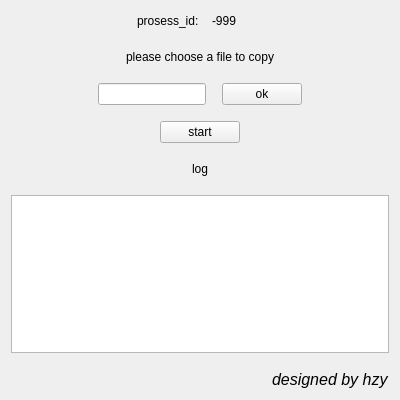
<?xml version="1.0" encoding="UTF-8"?>
<ui version="4.0">
 <class>widget_child1</class>
 <widget class="QWidget" name="widget_child1">
  <property name="geometry">
   <rect>
    <x>0</x>
    <y>0</y>
    <width>400</width>
    <height>400</height>
   </rect>
  </property>
  <property name="windowTitle">
   <string>process_child_read</string>
  </property>
  <layout class="QVBoxLayout" name="verticalLayout">
   <property name="spacing">
    <number>16</number>
   </property>
   <item>
    <layout class="QHBoxLayout" name="horizontalLayout_7">
     <item>
      <spacer name="horizontalSpacer_10">
       <property name="orientation">
        <enum>Qt::Horizontal</enum>
       </property>
       <property name="sizeHint" stdset="0">
        <size>
         <width>40</width>
         <height>20</height>
        </size>
       </property>
      </spacer>
     </item>
     <item>
      <layout class="QHBoxLayout" name="horizontalLayout" stretch="1,1">
       <property name="spacing">
        <number>13</number>
       </property>
       <property name="leftMargin">
        <number>0</number>
       </property>
       <item>
        <widget class="QLabel" name="label">
         <property name="text">
          <string>prosess_id:</string>
         </property>
        </widget>
       </item>
       <item>
        <widget class="QLabel" name="label_2">
         <property name="text">
          <string>-999</string>
         </property>
        </widget>
       </item>
      </layout>
     </item>
     <item>
      <spacer name="horizontalSpacer_11">
       <property name="orientation">
        <enum>Qt::Horizontal</enum>
       </property>
       <property name="sizeHint" stdset="0">
        <size>
         <width>40</width>
         <height>20</height>
        </size>
       </property>
      </spacer>
     </item>
    </layout>
   </item>
   <item>
    <layout class="QHBoxLayout" name="horizontalLayout_2">
     <item>
      <spacer name="horizontalSpacer">
       <property name="orientation">
        <enum>Qt::Horizontal</enum>
       </property>
       <property name="sizeHint" stdset="0">
        <size>
         <width>40</width>
         <height>20</height>
        </size>
       </property>
      </spacer>
     </item>
     <item>
      <widget class="QLabel" name="label_choose">
       <property name="text">
        <string>please choose a file to copy</string>
       </property>
      </widget>
     </item>
     <item>
      <spacer name="horizontalSpacer_2">
       <property name="orientation">
        <enum>Qt::Horizontal</enum>
       </property>
       <property name="sizeHint" stdset="0">
        <size>
         <width>40</width>
         <height>20</height>
        </size>
       </property>
      </spacer>
     </item>
    </layout>
   </item>
   <item>
    <layout class="QHBoxLayout" name="horizontalLayout_3">
     <item>
      <spacer name="horizontalSpacer_3">
       <property name="orientation">
        <enum>Qt::Horizontal</enum>
       </property>
       <property name="sizeHint" stdset="0">
        <size>
         <width>40</width>
         <height>20</height>
        </size>
       </property>
      </spacer>
     </item>
     <item>
      <widget class="QLineEdit" name="lineEdit_filename"/>
     </item>
     <item>
      <widget class="QPushButton" name="pushButton_2">
       <property name="text">
        <string>ok</string>
       </property>
      </widget>
     </item>
     <item>
      <spacer name="horizontalSpacer_4">
       <property name="orientation">
        <enum>Qt::Horizontal</enum>
       </property>
       <property name="sizeHint" stdset="0">
        <size>
         <width>40</width>
         <height>20</height>
        </size>
       </property>
      </spacer>
     </item>
    </layout>
   </item>
   <item>
    <layout class="QHBoxLayout" name="horizontalLayout_4">
     <item>
      <spacer name="horizontalSpacer_5">
       <property name="orientation">
        <enum>Qt::Horizontal</enum>
       </property>
       <property name="sizeHint" stdset="0">
        <size>
         <width>40</width>
         <height>20</height>
        </size>
       </property>
      </spacer>
     </item>
     <item>
      <widget class="QPushButton" name="pushButton">
       <property name="text">
        <string>start</string>
       </property>
      </widget>
     </item>
     <item>
      <spacer name="horizontalSpacer_6">
       <property name="orientation">
        <enum>Qt::Horizontal</enum>
       </property>
       <property name="sizeHint" stdset="0">
        <size>
         <width>40</width>
         <height>20</height>
        </size>
       </property>
      </spacer>
     </item>
    </layout>
   </item>
   <item>
    <layout class="QHBoxLayout" name="horizontalLayout_6">
     <item>
      <spacer name="horizontalSpacer_8">
       <property name="orientation">
        <enum>Qt::Horizontal</enum>
       </property>
       <property name="sizeHint" stdset="0">
        <size>
         <width>40</width>
         <height>20</height>
        </size>
       </property>
      </spacer>
     </item>
     <item>
      <widget class="QLabel" name="label_3">
       <property name="text">
        <string>log</string>
       </property>
      </widget>
     </item>
     <item>
      <spacer name="horizontalSpacer_9">
       <property name="orientation">
        <enum>Qt::Horizontal</enum>
       </property>
       <property name="sizeHint" stdset="0">
        <size>
         <width>40</width>
         <height>20</height>
        </size>
       </property>
      </spacer>
     </item>
    </layout>
   </item>
   <item>
    <widget class="QTextBrowser" name="textBrowser"/>
   </item>
   <item>
    <layout class="QHBoxLayout" name="horizontalLayout_5">
     <item>
      <spacer name="horizontalSpacer_7">
       <property name="orientation">
        <enum>Qt::Horizontal</enum>
       </property>
       <property name="sizeHint" stdset="0">
        <size>
         <width>40</width>
         <height>20</height>
        </size>
       </property>
      </spacer>
     </item>
     <item>
      <widget class="QLabel" name="label_designer">
       <property name="font">
        <font>
         <pointsize>12</pointsize>
         <italic>true</italic>
        </font>
       </property>
       <property name="text">
        <string>designed by hzy</string>
       </property>
      </widget>
     </item>
    </layout>
   </item>
  </layout>
 </widget>
 <resources/>
 <connections/>
</ui>
